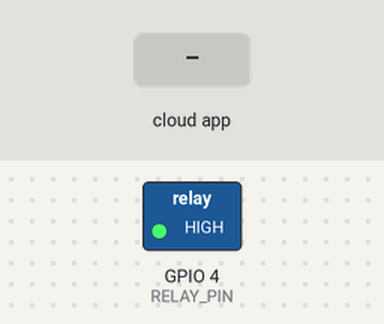
Bench run of a sketch on a simulated ESP32. Shown: switched loads named in the sketch (green lamp = pin HIGH). The inputs (shaded band) are chosen by the test bench. WiFi joins after 1.5 s; servers stay silent unless stated; what the sketch prints to the serial monitor is not drawn.

Above: at 2.7 s.
2.8 s: the phone or cloud app sets YOUR_DEVICE_ID to 1
At 4.0 s:
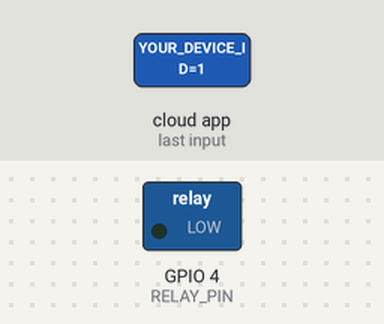
4.3 s: the phone or cloud app sets YOUR_DEVICE_ID to 0
At 5.3 s:
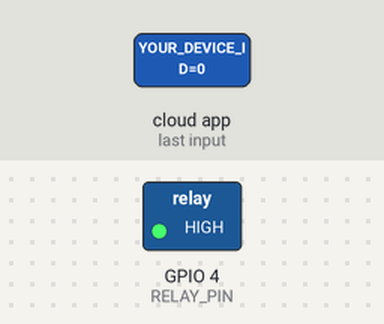
Timing chart, 0 to 7.3 s (numbered marks = the images above; inputs shaded):
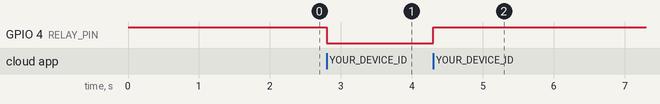

Measured:
- after the input at 2.8 s, GPIO 4 (RELAY_PIN): HIGH → LOW at once
- after the input at 4.3 s, GPIO 4 (RELAY_PIN): LOW → HIGH at once

The sketch:

ESP32Code.ino
```cpp
#include <WiFi.h>
#include "SinricPro.h"
#include "SinricProSwitch.h"

// ============================================================================
// 🛠️ NETWORK & CLOUD CREDENTIALS CONFIGURATION
// ============================================================================
#define WIFI_SSID         "YOUR_WIFI_NAME"      // Your 2.4GHz Wi-Fi Network Name
#define WIFI_PASS         "YOUR_WIFI_PASSWORD"  // Your Wi-Fi Network Password
#define APP_KEY           "YOUR_APP_KEY"        // Copy from Sinric Pro Dashboard
#define APP_SECRET        "YOUR_APP_SECRET"     // Copy from Sinric Pro Dashboard
#define SWITCH_ID         "YOUR_DEVICE_ID"      // Copy from Sinric Pro Dashboard

// ============================================================================
// 🔌 HARDWARE INTERFACE PIN MAPPING
// ============================================================================
#define RELAY_PIN         4                     // Boot-safe independent GPIO pin (D4)

// ============================================================================
// 🧠 CLOUD INTERACTION CALLBACKS
// ============================================================================
bool onPowerState(const String &deviceId, bool &state) {
  if (state) {
    digitalWrite(RELAY_PIN, LOW);   // Active-LOW logic: Pulling LOW energizes coil (ON)
    Serial.println("🌐 [CLOUD] Smart Switch Target State -> ON");
  } else {
    digitalWrite(RELAY_PIN, HIGH);  // Active-LOW logic: Pulling HIGH de-energizes coil (OFF)
    Serial.println("🌐 [CLOUD] Smart Switch Target State -> OFF");
  }
  return true;
}

// ============================================================================
// ⚙️ SYSTEM INITIALIZATION
// ============================================================================
void setup() {
  Serial.begin(115200);

  pinMode(RELAY_PIN, OUTPUT);
  digitalWrite(RELAY_PIN, HIGH); // Set HIGH immediately to keep relay OFF during boot

  Serial.printf("\n📡 Initiating wireless link to SSID: %s\n", WIFI_SSID);
  WiFi.begin(WIFI_SSID, WIFI_PASS);

  while (WiFi.status() != WL_CONNECTED) {
    delay(500);
    Serial.print("•");
  }

  Serial.println("\n✅ Wi-Fi Network Connection Established.");
  Serial.printf("🤖 Assigned Node Local IP Address: %s\n", WiFi.localIP().toString().c_str());

  SinricProSwitch& mySwitch = SinricPro[SWITCH_ID];
  mySwitch.onPowerState(onPowerState);

  SinricPro.begin(APP_KEY, APP_SECRET);
}

void loop() {
  SinricPro.handle(); // Keeps background cloud TCP keep-alive packets ticking
}
```
